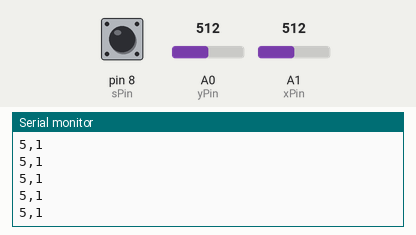
Recording of a sketch running on a simulated Arduino Uno, built with avr-gcc and run on an emulated ATmega328P. Parts: the last lines printed to the serial monitor. Inputs (shaded band) come from the test bench; at power-on: A0 (yPin) = 512, A1 (xPin) = 512, pin 8 (sPin) HIGH.

Above: at 1.2 s.
1.3 s: A0 (yPin) set to 610
At 1.32 s:
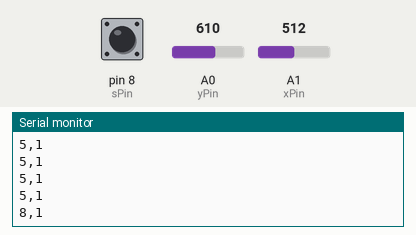
2.8 s: A1 (xPin) set to 610
At 2.83 s:
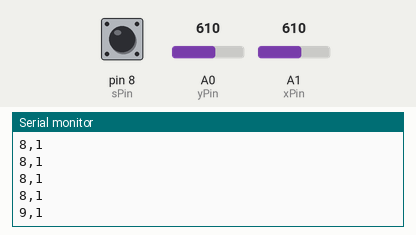
4.3 s: pin 8 (sPin) pulled LOW for 0.15 s
At 4.34 s:
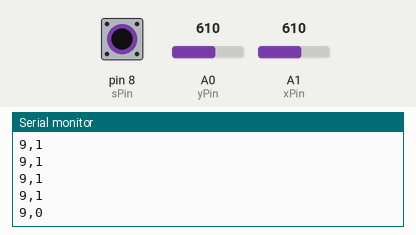
5.9 s: A0 (yPin) set to 591
At 5.9 s:
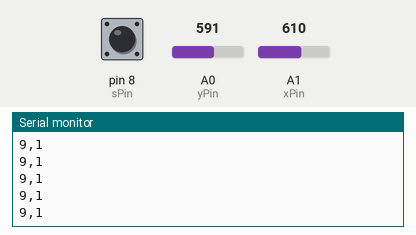
7.4 s: pin 8 (sPin) pulled LOW for 1 s
At 7.41 s:
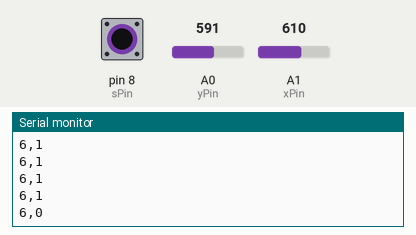
9.9 s: A1 (xPin) set to 391
At 9.93 s:
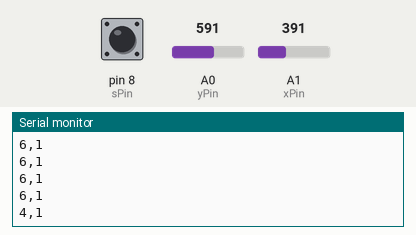
Timing chart, 0 to 12.4 s (numbered marks = the images above; inputs shaded):
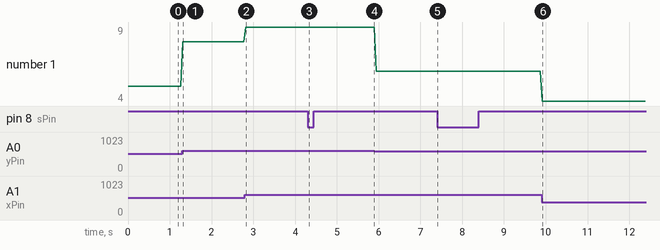

Measured:
- after the input at 1.3 s, the serial monitor: prints a new line at once (image 1)
- after the input at 2.8 s, the serial monitor: prints a new line at once (image 2)
- after the input at 4.3 s, the serial monitor: prints a new line at once (image 3)
- after the input at 7.4 s, the serial monitor: prints a new line at once (image 5)
- after the input at 9.9 s, the serial monitor: prints a new line at once (image 6)
- plotted number 1: 5 → 8 after the input at 1.3 s, 8 → 9 after the input at 2.8 s, 9 → 6 after the input at 5.9 s, 6 → 4 after the input at 9.9 s

The sketch:

joystickProgramForXO.ino
```cpp
int xPin = A1;
int yPin = A0;
int sPin = 8;
int xValue;
int yValue;
int switchPosition;
int dt=50;
void setup() {
  // put your setup code here, to run once:
Serial.begin(9600);
pinMode(xPin,INPUT);
pinMode(yPin,INPUT);
pinMode(sPin,INPUT);
digitalWrite(sPin,HIGH);
}

void loop() {
  // put your main code here, to run repeatedly:
xValue=analogRead(xPin);
yValue=analogRead(yPin);
switchPosition=digitalRead(sPin);
if((xValue >=0 )&&(xValue <=400)&&(yValue >= 0)&&(yValue <= 400)){
  Serial.print("1");
}
if((xValue >=401 )&&(xValue <= 600)&&(yValue >= 0)&&(yValue <= 400)){
  Serial.print("2");
}
if((xValue >= 600 )&&(xValue <=1050)&&(yValue >= 0)&&(yValue <= 400)){
  Serial.print("3");
}
if((xValue >=0 )&&(xValue <=400)&&(yValue >= 401)&&(yValue <= 600)){
  Serial.print("4");
}
if((xValue >= 401 )&&(xValue <= 600)&&(yValue >= 401)&&(yValue <= 600)){
  Serial.print("5");
}
if((xValue >= 601 )&&(xValue <= 1050)&&(yValue >= 401)&&(yValue <= 600)){
  Serial.print("6");
}
if((xValue >= 0 )&&(xValue <=400)&&(yValue >= 601)&&(yValue <= 1050)){
  Serial.print("7");
}
if((xValue >= 401 )&&(xValue <= 600)&&(yValue >= 601 )&&(yValue <= 1050)){
  Serial.print("8");
}
if((xValue >= 601 )&&(xValue <= 1050 )&&(yValue >= 601 )&&(yValue <= 1050)){
  Serial.print("9");
}
Serial.print(",");
Serial.println(switchPosition);
delay(dt);
}
```
